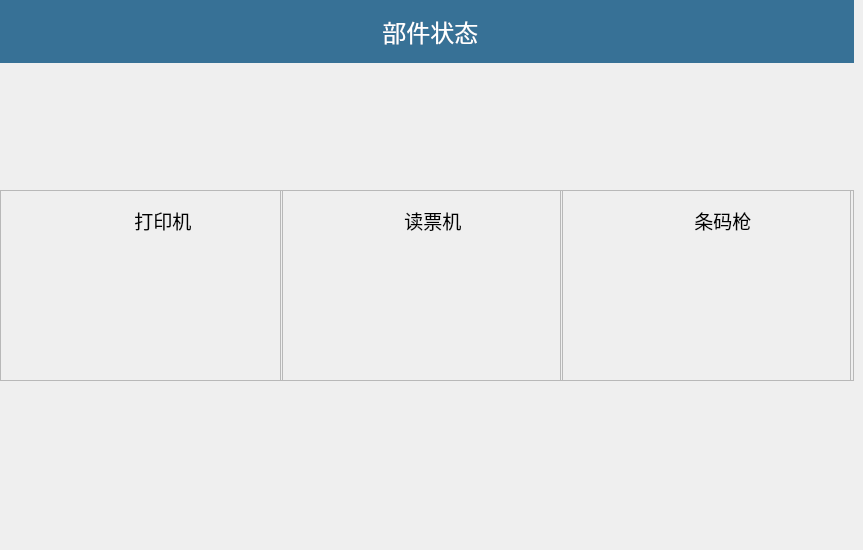
          <widget class="QWidget" name="page_9">
           <widget class="QLabel" name="label_9">
            <property name="geometry">
             <rect>
              <x>100</x>
              <y>200</y>
              <width>91</width>
              <height>41</height>
             </rect>
            </property>
            <property name="font">
             <font>
              <family>DejaVu Sans Mono</family>
              <pointsize>14</pointsize>
             </font>
            </property>
            <property name="frameShape">
             <enum>QFrame::NoFrame</enum>
            </property>
            <property name="text">
             <string>&lt;!DOCTYPE HTML PUBLIC &quot;-//W3C//DTD HTML 4.0//EN&quot; &quot;http://www.w3.org/TR/REC-html40/strict.dtd&quot;&gt;
&lt;html&gt;&lt;head&gt;&lt;meta name=&quot;qrichtext&quot; content=&quot;1&quot; /&gt;&lt;style type=&quot;text/css&quot;&gt;
p, li { white-space: pre-wrap; }
&lt;/style&gt;&lt;/head&gt;&lt;body style=&quot; font-family:'Abyssinica SIL'; font-size:14pt; font-weight:400; font-style:normal;&quot;&gt;
&lt;p style=&quot; margin-top:0px; margin-bottom:0px; margin-left:0px; margin-right:0px; -qt-block-indent:0; text-indent:0px;&quot;&gt;&lt;span style=&quot; font-family:'Sans';&quot;&gt;   打印机 &lt;/span&gt;&lt;/p&gt;&lt;/body&gt;&lt;/html&gt;</string>
            </property>
           </widget>
           <widget class="QLabel" name="label_printerStatus">
            <property name="geometry">
             <rect>
              <x>0</x>
              <y>190</y>
              <width>283</width>
              <height>191</height>
             </rect>
            </property>
            <property name="font">
             <font>
              <family>URW Bookman L</family>
              <pointsize>12</pointsize>
              <weight>75</weight>
              <bold>true</bold>
             </font>
            </property>
            <property name="frameShape">
             <enum>QFrame::StyledPanel</enum>
            </property>
            <property name="text">
             <string/>
            </property>
            <property name="alignment">
             <set>Qt::AlignCenter</set>
            </property>
           </widget>
           <widget class="QLabel" name="label_10">
            <property name="geometry">
             <rect>
              <x>370</x>
              <y>200</y>
              <width>111</width>
              <height>41</height>
             </rect>
            </property>
            <property name="font">
             <font>
              <family>DejaVu Sans Mono</family>
              <pointsize>12</pointsize>
             </font>
            </property>
            <property name="frameShape">
             <enum>QFrame::NoFrame</enum>
            </property>
            <property name="text">
             <string>&lt;!DOCTYPE HTML PUBLIC &quot;-//W3C//DTD HTML 4.0//EN&quot; &quot;http://www.w3.org/TR/REC-html40/strict.dtd&quot;&gt;
&lt;html&gt;&lt;head&gt;&lt;meta name=&quot;qrichtext&quot; content=&quot;1&quot; /&gt;&lt;style type=&quot;text/css&quot;&gt;
p, li { white-space: pre-wrap; }
&lt;/style&gt;&lt;/head&gt;&lt;body style=&quot; font-family:'Sans'; font-size:10pt; font-weight:400; font-style:normal;&quot;&gt;
&lt;p style=&quot; margin-top:0px; margin-bottom:0px; margin-left:0px; margin-right:0px; -qt-block-indent:0; text-indent:0px;&quot;&gt;&lt;span style=&quot; font-size:14pt;&quot;&gt;   读票机 &lt;/span&gt;&lt;/p&gt;&lt;/body&gt;&lt;/html&gt;</string>
            </property>
           </widget>
           <widget class="QLabel" name="label_scanStatus">
            <property name="geometry">
             <rect>
              <x>280</x>
              <y>190</y>
              <width>283</width>
              <height>191</height>
             </rect>
            </property>
            <property name="font">
             <font>
              <family>URW Bookman L</family>
              <pointsize>12</pointsize>
              <weight>75</weight>
              <bold>true</bold>
             </font>
            </property>
            <property name="frameShape">
             <enum>QFrame::StyledPanel</enum>
            </property>
            <property name="text">
             <string/>
            </property>
            <property name="alignment">
             <set>Qt::AlignCenter</set>
            </property>
           </widget>
           <widget class="QLabel" name="label_12">
            <property name="geometry">
             <rect>
              <x>660</x>
              <y>200</y>
              <width>111</width>
              <height>41</height>
             </rect>
            </property>
            <property name="font">
             <font>
              <family>DejaVu Sans Mono</family>
              <pointsize>14</pointsize>
             </font>
            </property>
            <property name="frameShape">
             <enum>QFrame::NoFrame</enum>
            </property>
            <property name="text">
             <string>&lt;!DOCTYPE HTML PUBLIC &quot;-//W3C//DTD HTML 4.0//EN&quot; &quot;http://www.w3.org/TR/REC-html40/strict.dtd&quot;&gt;
&lt;html&gt;&lt;head&gt;&lt;meta name=&quot;qrichtext&quot; content=&quot;1&quot; /&gt;&lt;style type=&quot;text/css&quot;&gt;
p, li { white-space: pre-wrap; }
&lt;/style&gt;&lt;/head&gt;&lt;body style=&quot; font-family:'Sans'; font-size:10pt; font-weight:400; font-style:normal;&quot;&gt;
&lt;p style=&quot; margin-top:0px; margin-bottom:0px; margin-left:0px; margin-right:0px; -qt-block-indent:0; text-indent:0px;&quot;&gt;&lt;span style=&quot; font-size:14pt;&quot;&gt;   条码枪 &lt;/span&gt;&lt;/p&gt;&lt;/body&gt;&lt;/html&gt;</string>
            </property>
           </widget>
           <widget class="QLabel" name="label_bcrStatus">
            <property name="geometry">
             <rect>
              <x>560</x>
              <y>190</y>
              <width>294</width>
              <height>191</height>
             </rect>
            </property>
            <property name="font">
             <font>
              <family>URW Bookman L</family>
              <pointsize>12</pointsize>
              <weight>75</weight>
              <bold>true</bold>
             </font>
            </property>
            <property name="frameShape">
             <enum>QFrame::StyledPanel</enum>
            </property>
            <property name="text">
             <string/>
            </property>
            <property name="alignment">
             <set>Qt::AlignCenter</set>
            </property>
           </widget>
           <widget class="QLabel" name="label_19">
            <property name="geometry">
             <rect>
              <x>0</x>
              <y>0</y>
              <width>854</width>
              <height>63</height>
             </rect>
            </property>
            <property name="styleSheet">
             <string notr="true">background-color:rgb(55, 113, 150)</string>
            </property>
            <property name="text">
             <string>&lt;!DOCTYPE HTML PUBLIC &quot;-//W3C//DTD HTML 4.0//EN&quot; &quot;http://www.w3.org/TR/REC-html40/strict.dtd&quot;&gt;
&lt;html&gt;&lt;head&gt;&lt;meta name=&quot;qrichtext&quot; content=&quot;1&quot; /&gt;&lt;style type=&quot;text/css&quot;&gt;
p, li { white-space: pre-wrap; }
&lt;/style&gt;&lt;/head&gt;&lt;body style=&quot; font-family:'Sans'; font-size:10pt; font-weight:400; font-style:normal;&quot;&gt;
&lt;p style=&quot; margin-top:0px; margin-bottom:0px; margin-left:0px; margin-right:0px; -qt-block-indent:0; text-indent:0px;&quot;&gt;&lt;span style=&quot; font-size:18pt; color:#ffffff;&quot;&gt; 部件状态&lt;/span&gt;&lt;/p&gt;&lt;/body&gt;&lt;/html&gt;</string>
            </property>
            <property name="alignment">
             <set>Qt::AlignCenter</set>
            </property>
           </widget>
           <widget class="QPushButton" name="btnCheckStatusBack">
            <property name="geometry">
             <rect>
              <x>800</x>
              <y>10</y>
              <width>44</width>
              <height>44</height>
             </rect>
            </property>
            <property name="maximumSize">
             <size>
              <width>141</width>
              <height>16777215</height>
             </size>
            </property>
            <property name="focusPolicy">
             <enum>Qt::NoFocus</enum>
            </property>
            <property name="text">
             <string/>
            </property>
            <property name="icon">
             <iconset resource="images.qrc">
              <normaloff>:/images/reback.png</normaloff>:/images/reback.png</iconset>
            </property>
            <property name="iconSize">
             <size>
              <width>44</width>
              <height>44</height>
             </size>
            </property>
            <property name="shortcut">
             <string>Esc</string>
            </property>
            <property name="flat">
             <bool>true</bool>
            </property>
           </widget>
           <widget class="QLabel" name="label_20">
            <property name="geometry">
             <rect>
              <x>0</x>
              <y>190</y>
              <width>851</width>
              <height>191</height>
             </rect>
            </property>
            <property name="frameShape">
             <enum>QFrame::StyledPanel</enum>
            </property>
            <property name="text">
             <string/>
            </property>
           </widget>
           <widget class="QLabel" name="label_copy">
            <property name="geometry">
             <rect>
              <x>360</x>
              <y>510</y>
              <width>171</width>
              <height>31</height>
             </rect>
            </property>
            <property name="font">
             <font>
              <family>DejaVu Sans</family>
              <pointsize>11</pointsize>
             </font>
            </property>
            <property name="text">
             <string/>
            </property>
           </widget>
           <widget class="QLabel" name="label_format">
            <property name="geometry">
             <rect>
              <x>60</x>
              <y>510</y>
              <width>191</width>
              <height>31</height>
             </rect>
            </property>
            <property name="font">
             <font>
              <family>DejaVu Sans</family>
              <pointsize>11</pointsize>
             </font>
            </property>
            <property name="text">
             <string/>
            </property>
           </widget>
           <zorder>label_20</zorder>
           <zorder>label_printerStatus</zorder>
           <zorder>label_scanStatus</zorder>
           <zorder>label_bcrStatus</zorder>
           <zorder>label_19</zorder>
           <zorder>btnCheckStatusBack</zorder>
           <zorder>label_9</zorder>
           <zorder>label_10</zorder>
           <zorder>label_12</zorder>
           <zorder>label_copy</zorder>
           <zorder>label_format</zorder>
          </widget>
